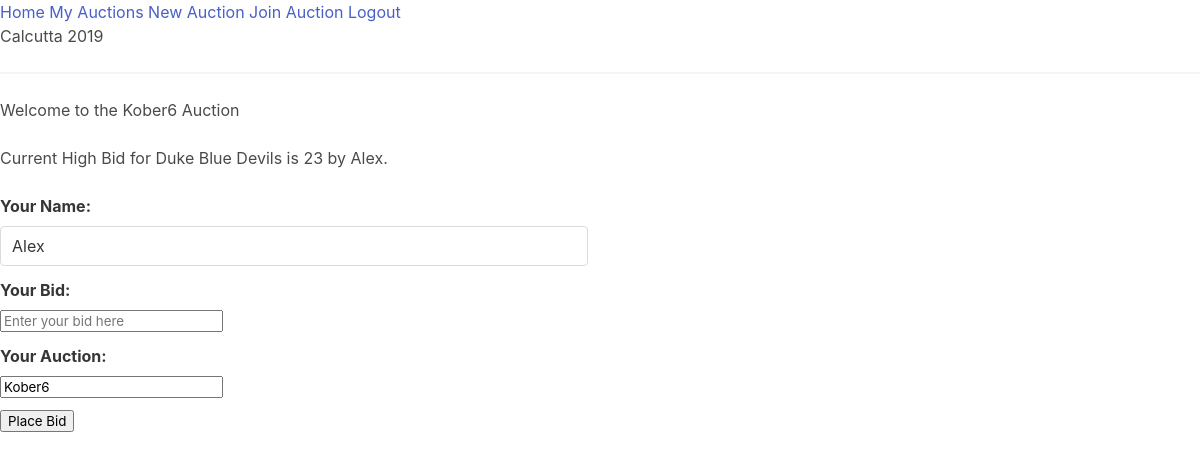
The page /auction/Kober6 (signed in) on the database its author committed.
### model.py (models this page shows, shortened)
class BaseModel(Model):
    class Meta:
        database = database

class Auction(BaseModel):
    auction_name = CharField(max_length=30, unique=True)
    code = CharField(max_length=30)
    current_team = ForeignKeyField(Team, null=True)

class Team(BaseModel):
    team = CharField(max_length=30, unique=True)

class Bid(BaseModel):
    participant = CharField(max_length=30)
    team_bid = ForeignKeyField(Team)
    bid_amount = IntegerField()
    bid_time_stamp = DateTimeField(primary_key=True)
    auction = ForeignKeyField(Auction)

class User(UserMixin, BaseModel):
    username = CharField(max_length=30, unique=True)
    first_name = CharField(max_length=30, unique=True)
    last_name = CharField(max_length=30, unique=True)
    email = CharField(max_length=64, unique=True)
    password_hash = CharField(max_length=128)

### main.py (the view)
@app.route('/auction/<auction_name>', methods=['GET', 'POST'])
@login_required
def auction(auction_name):
    auction = Auction.select().where(Auction.auction_name == auction_name).get()
    team_for_bid, high_bid, bid_leader = get_leader(auction)
    return render_template('auction.jinja2',
                           team=team_for_bid.team,
                           leader=bid_leader,
                           high_bid=high_bid,
                           auction=auction)

### main.py (called while the page is built)
def get_current_team(auction_name):
    try:
        curr = Auction.select(Auction.current_team).where(Auction.auction_name == auction_name).get()
        return curr.current_team
    except Auction.DoesNotExist:
        return False

def get_leader(auction):
    team_for_bid = get_current_team(auction.auction_name)
    if team_for_bid:
        try:
            high_bid = Bid.select(fn.MAX(Bid.bid_amount)).where((Bid.team_bid == team_for_bid) &
                                                                (Bid.auction == auction)).scalar()
            leader = Bid.select().where((Bid.team_bid == team_for_bid) &
                                        (Bid.bid_amount == high_bid) &
                                        (Bid.auction == auction)).get()
            bid_leader = leader.participant
        except Bid.DoesNotExist:
            high_bid = 0
            bid_leader = 'Nobody'
        return team_for_bid, high_bid, bid_leader
    else:
        return False

@sign_in.user_loader
def load_user(id):
    return User.select().where(User.id == id).get()

### templates/auction.jinja2 (shortened to what this page needs)
{% extends 'base.jinja2' %}
{% block content %}
<div class="columns">
    <div class="column">
        <h1>Welcome to the {{ auction.auction_name }} Auction</h1><br>
        <p>Current High Bid for {{ team }} is {{ high_bid }} by {{ leader }}.</p>
    </div>
    <div class="column">
    </div>
</div>
<div class="columns">
    <div class="column">
        <form id="bid-form">
            <div class="field">
                <label for="name-input" class="label">Your Name: </label>
                <div class="control">
                    <input id="name-input" name="name" class="input" type="text" value={{ current_user.first_name }} readonly required>
                </div>
            </div>
            <div class="field">
                <label for="amount-input" class="label">Your Bid: </label>
                <div class="control">
                    <input id="amount-input" name="bid" type="number" placeholder="Enter your bid here" required>
                </div>
            </div>
            <div class="field">
                <label for="auction-input" class="label">Your Auction: </label>
                <div class="control">
                    <input id="auction-input" name="auction" type="text" value={{ auction.auction_name }} required readonly>
                </div>
            </div>
            <div class="field">
                <input id="btn" type="submit" value="Place Bid">
            </div>
        </form>
    </div>
    <div class="column">
    </div>
</div>
{% endblock content %}

### rows shown on the page
Auction: auction_name "Kober6", auction "Kober6"
Team: team "Duke Blue Devils"
Bid: participant "Alex"
User: name "Alex"

### other values the page prints
{{ high_bid }} "23"
